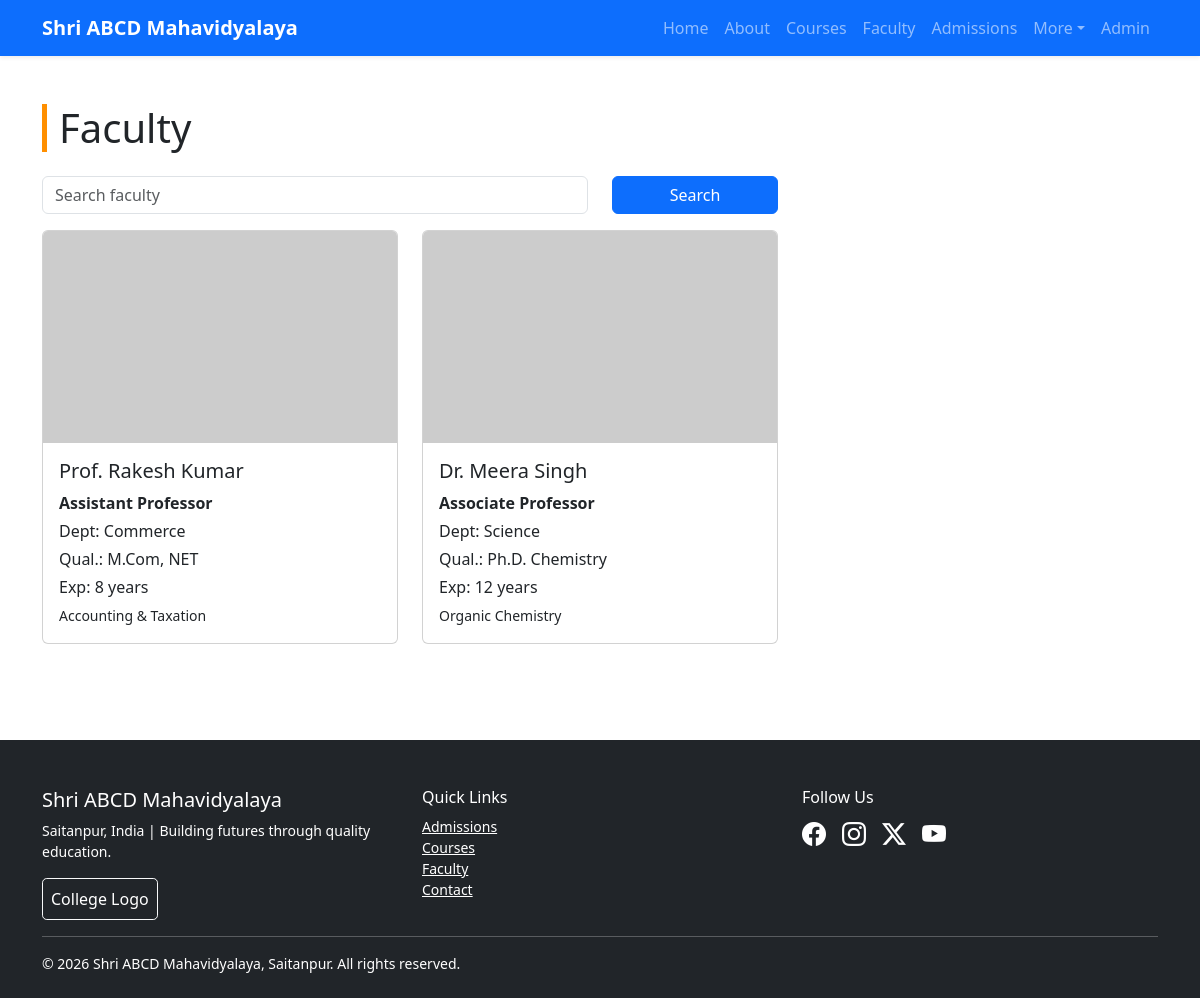
The page /faculty.php on the database its author committed.
### tables this page shows
CREATE TABLE IF NOT EXISTS faculty (
  id INT AUTO_INCREMENT PRIMARY KEY,
  name VARCHAR(120) NOT NULL,
  department VARCHAR(120) NOT NULL,
  designation VARCHAR(120) NOT NULL,
  qualification VARCHAR(120) NOT NULL,
  experience INT DEFAULT 0,
  specialization VARCHAR(255) DEFAULT '',
  photo VARCHAR(255) DEFAULT '',
  created_at TIMESTAMP DEFAULT CURRENT_TIMESTAMP
);

### includes/functions.php (called while the page is built, shortened)
<?php
require_once __DIR__ . '/../config/database.php';
function e(string $value): string
{
    return htmlspecialchars($value, ENT_QUOTES, 'UTF-8');
}

### config/database.php (called while the page is built, shortened)
<?php
function db(): PDO
{
    $dsn = 'mysql:host=' . DB_HOST . ';dbname=' . DB_NAME . ';charset=' . DB_CHARSET;
    $options = [
        PDO::ATTR_ERRMODE => PDO::ERRMODE_EXCEPTION,
        PDO::ATTR_DEFAULT_FETCH_MODE => PDO::FETCH_ASSOC,
        PDO::ATTR_EMULATE_PREPARES => false,
    ];
    $pdo = new PDO($dsn, DB_USER, DB_PASS, $options);
    return $pdo;
}

### faculty.php (the view, shortened to what this page needs)
<?php
require_once __DIR__ . '/includes/header.php';
$q = trim($_GET['q'] ?? '');
$sql = "SELECT * FROM faculty";
$params = [];
$sql .= " ORDER BY department, name";
$stmt = db()->prepare($sql);
$stmt->execute($params);
$faculty = $stmt->fetchAll();
?>
<div class="container py-5">
  <h1 class="section-title mb-4">Faculty</h1>
  <form class="row mb-3"><div class="col-md-6"><input class="form-control" name="q" placeholder="Search faculty" value="<?= e($q) ?>"></div><div class="col-md-2"><button class="btn btn-primary w-100">Search</button></div></form>
  <div class="row g-4">
    <?php foreach ($faculty as $f): ?>
    <div class="col-md-6 col-lg-4">
      <div class="card h-100 card-hover">
        <img src="<?= e($f['photo'] ?: 'https://via.placeholder.com/400x240?text=Faculty') ?>" class="card-img-top" alt="Faculty photo">
        <div class="card-body">
          <h5><?= e($f['name']) ?></h5>
          <p class="mb-1"><strong><?= e($f['designation']) ?></strong></p>
          <p class="mb-1">Dept: <?= e($f['department']) ?></p>
          <p class="mb-1">Qual.: <?= e($f['qualification']) ?></p>
          <p class="mb-1">Exp: <?= e($f['experience']) ?> years</p>
          <small><?= e($f['specialization']) ?></small>
        </div>
      </div>
    </div>
    <?php endforeach; ?>
  </div>
</div>
<?php require_once __DIR__ . '/includes/footer.php'; ?>

### includes/header.php (shortened to what this page needs)
<?php require_once __DIR__ . '/functions.php'; ?>
<!doctype html>
<html lang="en">
<head>
    <link href="https://cdn.jsdelivr.net/npm/bootstrap@5.3.3/dist/css/bootstrap.min.css" rel="stylesheet">
    <link href="https://cdn.jsdelivr.net/npm/bootstrap-icons@1.11.3/font/bootstrap-icons.css" rel="stylesheet">
    <link href="<?= BASE_URL ?>/assets/css/style.css" rel="stylesheet">
</head>
<body>
<nav class="navbar navbar-expand-lg navbar-dark bg-primary sticky-top shadow-sm" aria-label="Main navigation">
    <div class="container">
        <a class="navbar-brand fw-semibold" href="<?= BASE_URL ?>/index.php"><?= APP_NAME ?></a>
        <div class="collapse navbar-collapse" id="mainNavbar">
            <ul class="navbar-nav ms-auto">
                <li class="nav-item"><a class="nav-link" href="<?= BASE_URL ?>/index.php">Home</a></li>
                <li class="nav-item"><a class="nav-link" href="<?= BASE_URL ?>/about.php">About</a></li>
                <li class="nav-item"><a class="nav-link" href="<?= BASE_URL ?>/courses.php">Courses</a></li>
                <li class="nav-item"><a class="nav-link" href="<?= BASE_URL ?>/faculty.php">Faculty</a></li>
                <li class="nav-item"><a class="nav-link" href="<?= BASE_URL ?>/admissions.php">Admissions</a></li>
                <li class="nav-item dropdown">
                    <a class="nav-link dropdown-toggle" href="#" role="button" data-bs-toggle="dropdown">More</a>
                </li>
                <li class="nav-item"><a class="nav-link" href="<?= BASE_URL ?>/admin/login.php">Admin</a></li>
            </ul>
        </div>
    </div>
</nav>
<main>

### includes/footer.php (shortened to what this page needs)
</main>
<footer class="bg-dark text-white pt-5 pb-4 mt-5">
    <div class="container">
        <div class="row g-4">
            <div class="col-md-4">
                <h5>Shri ABCD Mahavidyalaya</h5>
                <p class="small">Saitanpur, India | Building futures through quality education.</p>
                <div class="logo-placeholder border border-light p-2 d-inline-block">College Logo</div>
            </div>
            <div class="col-md-4">
                <h6>Quick Links</h6>
                <ul class="list-unstyled small">
                    <li><a class="text-white" href="<?= BASE_URL ?>/admissions.php">Admissions</a></li>
                    <li><a class="text-white" href="<?= BASE_URL ?>/courses.php">Courses</a></li>
                    <li><a class="text-white" href="<?= BASE_URL ?>/faculty.php">Faculty</a></li>
                    <li><a class="text-white" href="<?= BASE_URL ?>/contact.php">Contact</a></li>
                </ul>
            </div>
            <div class="col-md-4">
                <h6>Follow Us</h6>
                <div class="d-flex gap-3 fs-4">
                    <i class="bi bi-facebook"></i>
                    <i class="bi bi-instagram"></i>
                    <i class="bi bi-twitter-x"></i>
                    <i class="bi bi-youtube"></i>
                </div>
            </div>
        </div>
        <hr>
        <p class="small mb-0">&copy; <?= date('Y') ?> Shri ABCD Mahavidyalaya, Saitanpur. All rights reserved.</p>
    </div>
</footer>
</body>
</html>

### assets/css/style.css (style rules this page uses)
:root { --college-blue: #0d47a1; --college-saffron: #ff8f00; }
body { font-family: "Segoe UI", Tahoma, sans-serif; }
.section-title { border-left: 5px solid var(--college-saffron); padding-left: 12px; }
.card-hover { transition: transform .2s ease, box-shadow .2s ease; }
.logo-placeholder { border-radius: .3rem; }

### rows shown on the page
faculty: name "Prof. Rakesh Kumar", designation "Assistant Professor", department "Commerce", qualification "M.Com, NET", experience "8", specialization "Accounting & Taxation"
faculty: name "Dr. Meera Singh", designation "Associate Professor", department "Science", qualification "Ph.D. Chemistry", experience "12", specialization "Organic Chemistry"

### other values the page prints
APP_NAME "Shri ABCD Mahavidyalaya"
